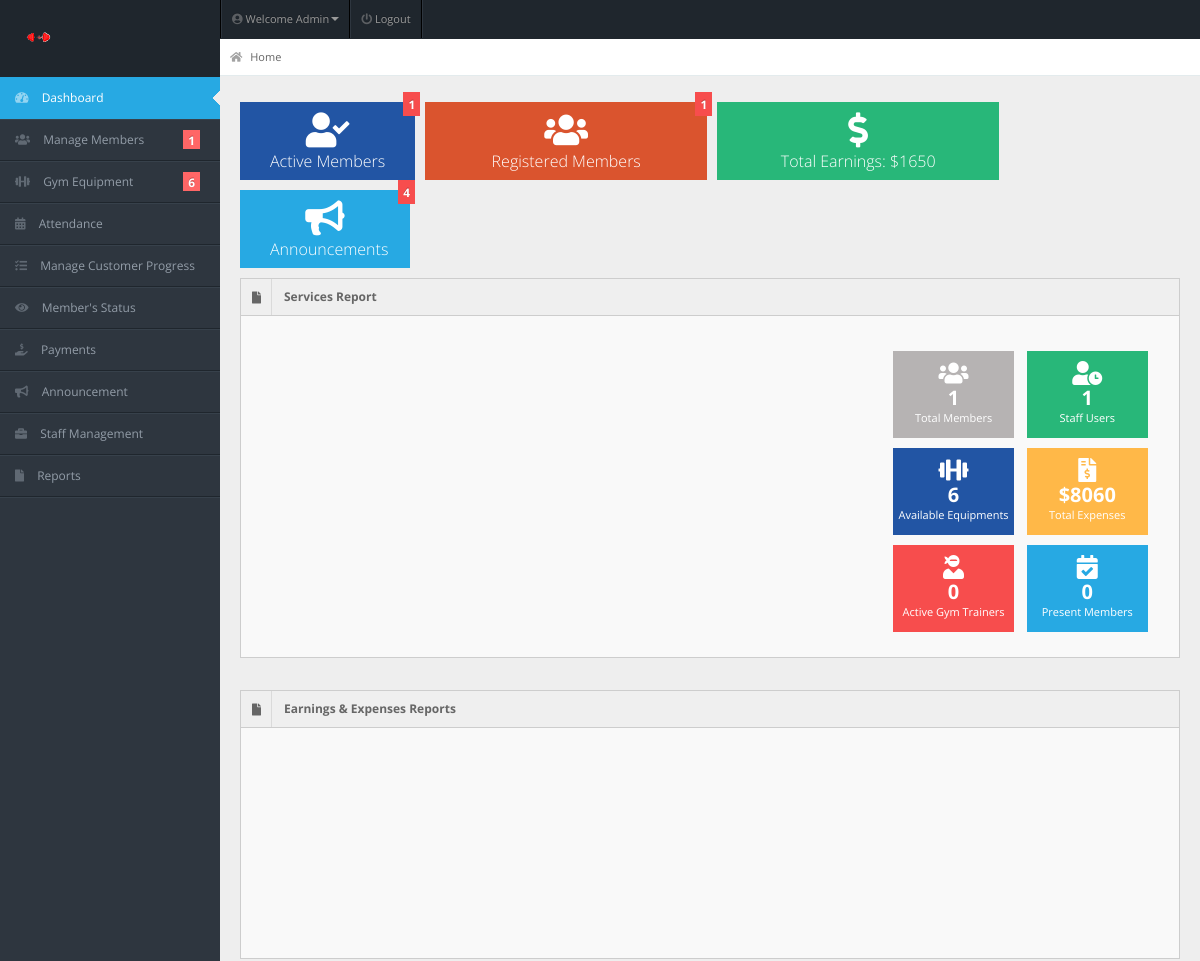
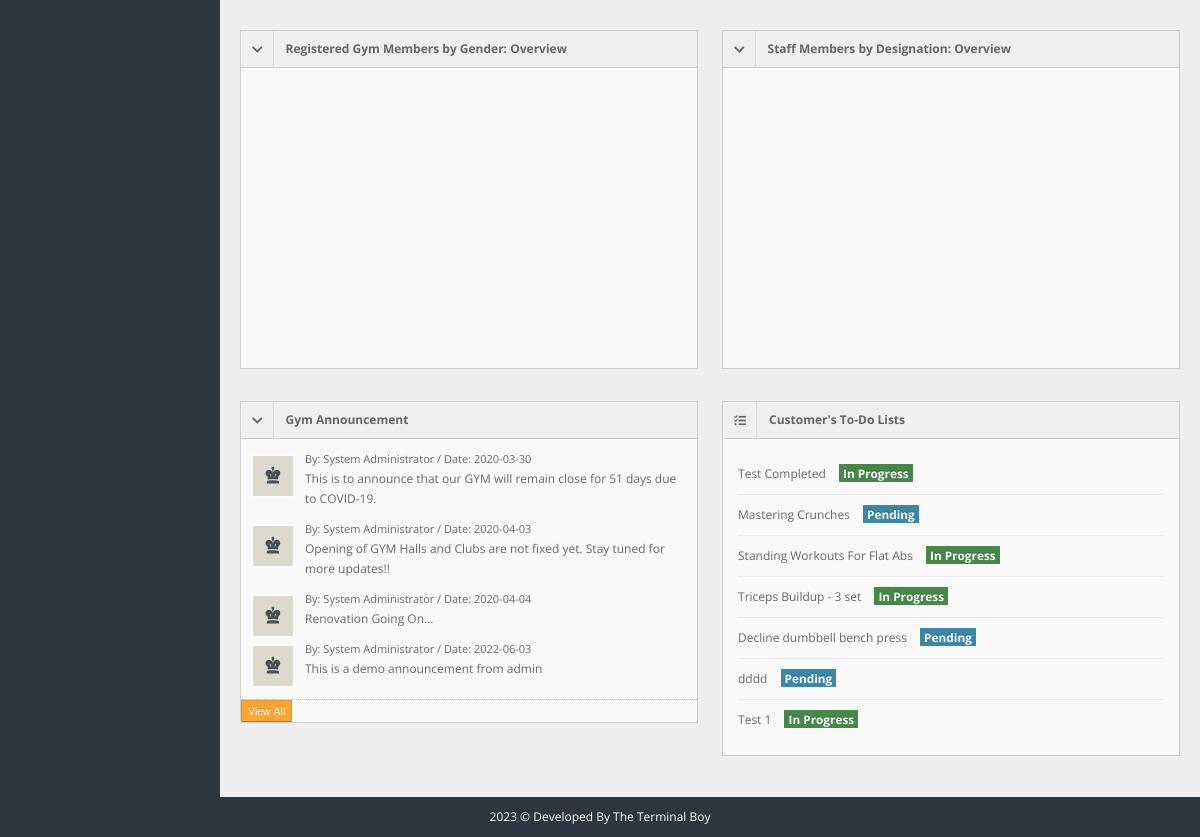
The page /admin/index.php (signed in) on the database its author committed (2 pictures, top to bottom).
### tables this page shows
CREATE TABLE `announcements` (
  `id` int(11) NOT NULL,
  `message` varchar(100) NOT NULL,
  `date` date NOT NULL
);

CREATE TABLE `todo` (
  `id` int(11) NOT NULL,
  `task_status` varchar(50) NOT NULL,
  `task_desc` varchar(30) NOT NULL,
  `user_id` int(7) NOT NULL
);

### admin/index.php (the view, shortened to what this page needs)
<!DOCTYPE html>
<html lang="en">
<head>
<link rel="stylesheet" href="../css/bootstrap.min.css" />
<link rel="stylesheet" href="../css/bootstrap-responsive.min.css" />
<link rel="stylesheet" href="../css/fullcalendar.css" />
<link rel="stylesheet" href="../css/matrix-style.css" />
<link rel="stylesheet" href="../css/matrix-media.css" />
<link href="../font-awesome/css/all.css" rel="stylesheet" />
<link href="../font-awesome/css/fontawesome.css" rel="stylesheet" />
<link rel="stylesheet" href="../css/jquery.gritter.css" />
</head>
<body>
<div id="header">
  <h1><a href="dashboard.html">Perfect Gym Admin</a></h1>
</div>
<?php include 'includes/topheader.php'?>
  <?php $page='dashboard'; include 'includes/sidebar.php'?>
<div id="content">
  <div id="content-header">
    <div id="breadcrumb"> <a href="index.php" title="You're right here" class="tip-bottom"><i class="fa fa-home"></i> Home</a></div>
  </div>
  <div class="container-fluid">
    <div class="quick-actions_homepage">
      <ul class="quick-actions">
        <li class="bg_ls span"> <a href="index.php" style="font-size: 16px;"> <i class="fas fa-user-check"></i> <span class="label label-important"><?php include'actions/dashboard-activecount.php'?></span> Active Members </a> </li>
        <li class="bg_lo span3"> <a href="members.php" style="font-size: 16px;"> <i class="fas fa-users"></i></i><span class="label label-important"><?php include'dashboard-usercount.php'?></span> Registered Members</a> </li>
        <li class="bg_lg span3"> <a href="payment.php" style="font-size: 16px;"> <i class="fa fa-dollar-sign"></i> Total Earnings: $<?php include'income-count.php' ?></a> </li>
        <li class="bg_lb span2"> <a href="announcement.php" style="font-size: 16px;"> <i class="fas fa-bullhorn"></i><span class="label label-important"><?php include'actions/count-announcements.php'?></span>Announcements </a> </li>
      </ul>
    </div>
    <div class="row-fluid">
      <div class="widget-box">
        <div class="widget-title bg_lg"><span class="icon"><i class="fas fa-file"></i></span>
          <h5>Services Report</h5>
        </div>
        <div class="widget-content" >
          <div class="row-fluid">
            <div class="span8">
              <div id="top_x_div" style="width: 700px; height: 290px;"></div>
            </div>
            <div class="span4">
              <ul class="site-stats">
                <li class="bg_lh"><i class="fas fa-users"></i> <strong><?php include 'dashboard-usercount.php';?></strong> <small>Total Members</small></li>
                <li class="bg_lg"><i class="fas fa-user-clock"></i> <strong><?php include 'actions/dashboard-staff-count.php';?></strong> <small>Staff Users</small></li>
                <li class="bg_ls"><i class="fas fa-dumbbell"></i> <strong><?php include 'actions/count-equipments.php';?></strong> <small>Available Equipments</small></li>
                <li class="bg_ly"><i class="fas fa-file-invoice-dollar"></i> <strong>$<?php include 'actions/total-exp.php';?></strong> <small>Total Expenses</small></li>
                <li class="bg_lr"><i class="fas fa-user-ninja"></i> <strong><?php include 'actions/count-trainers.php';?></strong> <small>Active Gym Trainers</small></li>
                <li class="bg_lb"><i class="fas fa-calendar-check"></i> <strong><?php include 'actions/count-attendance.php';?></strong> <small>Present Members</small></li>
              </ul>
            </div>
          </div>
        </div>
      </div>
    </div>
    <div class="row-fluid">
      <div class="widget-box">
        <div class="widget-title bg_lg"><span class="icon"><i class="fas fa-file"></i></span>
          <h5>Earnings & Expenses Reports</h5>
        </div>
        <div class="widget-content" >
          <div class="row-fluid">
            <div class="span12">
              <div id="top_y_div" style="width: 700px; height: 180px;"></div>
            </div>
          </div>
        </div>
      </div>
    </div>
    <div class="row-fluid">
      <div class="span6">
        <div class="widget-box">
          <div class="widget-title bg_ly" data-toggle="collapse" href="#collapseG2"><span class="icon"><i class="fas fa-chevron-down"></i></span>
            <h5>Registered Gym Members by Gender: Overview</h5>
          </div>
          <div class="widget-content nopadding collapse in" id="collapseG2">
            <ul class="recent-posts">
              <div id="donutchart" style="width: 600px; height: 300px;"></div>
            </ul>
          </div>
        </div>
      </div>
      <div class="span6">
        <div class="widget-box">
          <div class="widget-title bg_ly" data-toggle="collapse" href="#collapseG2"><span class="icon"><i class="fas fa-chevron-down"></i></span>
            <h5>Staff Members by Designation: Overview</h5>
          </div>
          <div class="widget-content nopadding collapse in" id="collapseG2">
            <ul class="recent-posts">
            <div id="donutchart2022" style="width: 600px; height: 300px;"></div>
            </ul>
          </div>
        </div>
      </div>
      </div>
    <div class="row-fluid">
      <div class="span6">
        <div class="widget-box">
          <div class="widget-title bg_ly" data-toggle="collapse" href="#collapseG2"><span class="icon"><i class="fas fa-chevron-down"></i></span>
            <h5>Gym Announcement</h5>
          </div>
          <div class="widget-content nopadding collapse in" id="collapseG2">
            <ul class="recent-posts">
              <li>
              <?php
                $qry="SELECT * FROM announcements";
                $result=mysqli_query($conn,$qry);
                while($row=mysqli_fetch_array($result)){
                  echo"<div class='user-thumb'> <img width='70' height='40' alt='User' src='../img/demo/av1.jpg'> </div>";
                  echo"<div class='article-post'>";
                  echo"<span class='user-info'> By: System Administrator / Date: ".$row['date']." </span>";
                  echo"<p><a href='#'>".$row['message']."</a> </p>";
                }
                echo"</div>";
                echo"</li>";
              ?>
              <a href="manage-announcement.php"><button class="btn btn-warning btn-mini">View All</button></a>
            </ul>
          </div>
        </div>
      </div>
      <div class="span6">
      <div class="widget-box">
          <div class="widget-title"> <span class="icon"><i class="fas fa-tasks"></i></span>
            <h5>Customer's To-Do Lists</h5>
          </div>
          <div class="widget-content">
            <div class="todo">
              <ul>
              <?php
                include "dbcon.php";
                $qry="SELECT * FROM todo";
                $result=mysqli_query($con,$qry);
                while($row=mysqli_fetch_array($result)){ ?>
                <li class='clearfix'>
                    <div class='txt'> <?php echo $row["task_desc"]?> <?php if ($row["task_status"] == "Pending") { echo '<span class="by label label-info">Pending</span>';} else { echo '<span class="by label label-success">In Progress</span>'; }?></div>
               <?php }
                echo"</li>";
              echo"</ul>";
              ?>
            </div>
          </div>
        </div>
                </div>
      </div>
    </div>
  </div>
<div class="row-fluid">
  <div id="footer" class="span12"> <?php echo date("Y");?> &copy; Developed By The Terminal Boy</a> </div>
</div>
</body>
</html>

### admin/includes/topheader.php (shortened to what this page needs)
<div id="user-nav" class="navbar navbar-inverse">
  <ul class="nav right">
    <li  class="dropdown" id="profile-messages" ><a title="" href="#" data-toggle="dropdown" data-target="#profile-messages" class="dropdown-toggle"><i class="fas fa-user-circle"></i>  <span class="text">Welcome Admin</span><b class="caret"></b></a>
    </li>
    <li class=""><a title="" href="../logout.php"><i class="fas fa-power-off"></i> <span class="text">Logout</span></a></li>
  </ul>
</div>

### admin/includes/sidebar.php (shortened to what this page needs)
<div id="sidebar"><a href="#" class="visible-phone"><i class="fas fa-home"></i> Dashboard</a>
  <ul>
    <li class="<?php if($page=='dashboard'){ echo 'active'; }?>"><a href="index.php"><i class="fas fa-tachometer-alt"></i> <span>Dashboard</span></a> </li>
    <li class="submenu"> <a href="#"><i class="fas fa-users"></i> <span>Manage Members</span> <span class="label label-important"><?php include 'dashboard-usercount.php';?> </span></a>
    </li>
    <li class="submenu"> <a href="#"><i class="fas fa-dumbbell"></i> <span>Gym Equipment</span> <span class="label label-important"><?php include 'dashboard-equipcount.php';?> </span></a>
    </li>
    <li class="<?php if($page=='attendance'){ echo 'submenu active'; } else { echo 'submenu';}?>"> <a href="#"><i class="fas fa-calendar-alt"></i> <span>Attendance</span></a>
      </li>
    <li class="<?php if($page=='manage-customer-progress'){ echo 'active'; }?>"><a href="customer-progress.php"><i class="fas fa-tasks"></i> <span>Manage Customer Progress</span></a></li>
    <li class="<?php if($page=='member-status'){ echo 'active'; }?>"><a href="member-status.php"><i class="fas fa-eye"></i> <span>Member's Status</span></a></li>
    <li class="<?php if($page=='payment'){ echo 'active'; }?>"><a href="payment.php"><i class="fas fa-hand-holding-usd"></i> <span>Payments</span></a></li>
    <li class="<?php if($page=='announcement'){ echo 'active'; }?>"><a href="announcement.php"><i class="fas fa-bullhorn"></i> <span>Announcement</span></a></li>
    <li class="<?php if($page=='staff-management'){ echo 'active'; }?>"><a href="staffs.php"><i class="fas fa-briefcase"></i> <span>Staff Management</span></a></li>
    <li class="submenu"> <a href="#"><i class="fas fa-file"></i> <span>Reports</span></a>
    </li>
  </ul>
</div>

### admin/dashboard-usercount.php (shortened to what this page needs)
<?php
$servername="localhost";
$uname="root";
$pass="";
$db="gymnsb";
$conn=mysqli_connect($servername,$uname,$pass,$db);
$sql = "SELECT * FROM members";
                $query = $conn->query($sql);
                echo "$query->num_rows";
?>

### admin/dashboard-equipcount.php (shortened to what this page needs)
<?php
$servername="localhost";
$uname="root";
$pass="";
$db="gymnsb";
$conn=mysqli_connect($servername,$uname,$pass,$db);
$sql = "SELECT * FROM equipment";
                $query = $conn->query($sql);
                echo "$query->num_rows";
?>

### admin/actions/dashboard-activecount.php (shortened to what this page needs)
<?php
$servername="localhost";
$uname="root";
$pass="";
$db="gymnsb";
$conn=mysqli_connect($servername,$uname,$pass,$db);
$sql = "SELECT * FROM members WHERE status ='Active'";
                $query = $conn->query($sql);
                echo "$query->num_rows";
?>

### admin/income-count.php (shortened to what this page needs)
<?php
$servername="localhost";
$uname="root";
$pass="";
$db="gymnsb";
$conn=mysqli_connect($servername,$uname,$pass,$db);
$sql = "SELECT SUM( amount) FROM members";
        $amountsum = mysqli_query($conn, $sql) or die(mysqli_error($sql));
        $row_amountsum = mysqli_fetch_assoc($amountsum);
        echo $row_amountsum['SUM( amount)'];
?>

### admin/actions/count-announcements.php (shortened to what this page needs)
<?php
$servername="localhost";
$uname="root";
$pass="";
$db="gymnsb";
$conn=mysqli_connect($servername,$uname,$pass,$db);
$sql = "SELECT * FROM announcements";
                $query = $conn->query($sql);
                echo "$query->num_rows";
?>

### admin/actions/dashboard-staff-count.php (shortened to what this page needs)
<?php
$servername="localhost";
$uname="root";
$pass="";
$db="gymnsb";
$conn=mysqli_connect($servername,$uname,$pass,$db);
$sql = "SELECT * FROM staffs";
                $query = $conn->query($sql);
                echo "$query->num_rows";
?>

### admin/actions/count-equipments.php (shortened to what this page needs)
<?php
$servername="localhost";
$uname="root";
$pass="";
$db="gymnsb";
$conn=mysqli_connect($servername,$uname,$pass,$db);
$sql = "SELECT * FROM equipment";
                $query = $conn->query($sql);
                echo "$query->num_rows";
?>

### admin/actions/total-exp.php (shortened to what this page needs)
<?php
$servername="localhost";
$uname="root";
$pass="";
$db="gymnsb";
$conn=mysqli_connect($servername,$uname,$pass,$db);
$sql = "SELECT SUM( amount) FROM equipment";
        $amountsum = mysqli_query($conn, $sql) or die(mysqli_error($sql));
        $row_amountsum = mysqli_fetch_assoc($amountsum);
        echo $row_amountsum['SUM( amount)'];
?>

### admin/actions/count-trainers.php (shortened to what this page needs)
<?php
$servername="localhost";
$uname="root";
$pass="";
$db="gymnsb";
$conn=mysqli_connect($servername,$uname,$pass,$db);
$sql = "SELECT * FROM staffs WHERE designation='Trainer'";
                $query = $conn->query($sql);
                echo "$query->num_rows";
?>

### admin/actions/count-attendance.php (shortened to what this page needs)
<?php
$servername="localhost";
$uname="root";
$pass="";
$db="gymnsb";
$conn=mysqli_connect($servername,$uname,$pass,$db);
$sql = "SELECT * FROM attendance";
                $query = $conn->query($sql);
                echo "$query->num_rows";
?>

### css/matrix-media.css (style rules this page uses)
body { background:#2E363F; }
#header { background-color: #1f262d; margin-top:10px; }
#sidebar > ul { border-bottom: 1px solid #37414b }
#sidebar > ul > li { border-top: 1px solid #37414b; border-bottom: 1px solid #1f262d; }
#sidebar > ul > li.active { background-color: #27a9e3; border-bottom: 1px solid #27a9e3; border-top: 1px solid #27a9e3; }
#sidebar > ul > li.active a { color:#fff; text-decoration:none; }
#sidebar > ul > li > a > .label { background-color:#F66; }

### admin/index.php (style rules this page uses)
#footer { color: white; }

### rows shown on the page
announcements: date "2020-03-30", message "This is to announce that our GYM will remain close for 51 days due to COVID-19."
announcements: date "2020-04-03", message "Opening of GYM Halls and Clubs are not fixed yet. Stay tuned for more updates!!"
announcements: date "2020-04-04", message "Renovation Going On..."
announcements: date "2022-06-03", message "This is a demo announcement from admin"
todo: task_desc "Test Completed", task_status "In Progress"
todo: task_desc "Mastering Crunches", task_status "Pending"
todo: task_desc "Standing Workouts For Flat Abs", task_status "In Progress"
todo: task_desc "Triceps Buildup - 3 set", task_status "In Progress"
todo: task_desc "Decline dumbbell bench press", task_status "Pending"
todo: task_desc "dddd", task_status "Pending"
todo: task_desc "Test 1", task_status "In Progress"

### other values the page prints
$query->num_rows "1 1 1"
$query->num_rows "6"
$query->num_rows "1"
$row_amountsum['SUM( amount)'] "1650"
$query->num_rows "4"
$row_amountsum['SUM( amount)'] "8060"
$query->num_rows "0"
